Frame 1 (no input): blank canvas, image omitted
Frame 60 (no input): blank canvas, image omitted
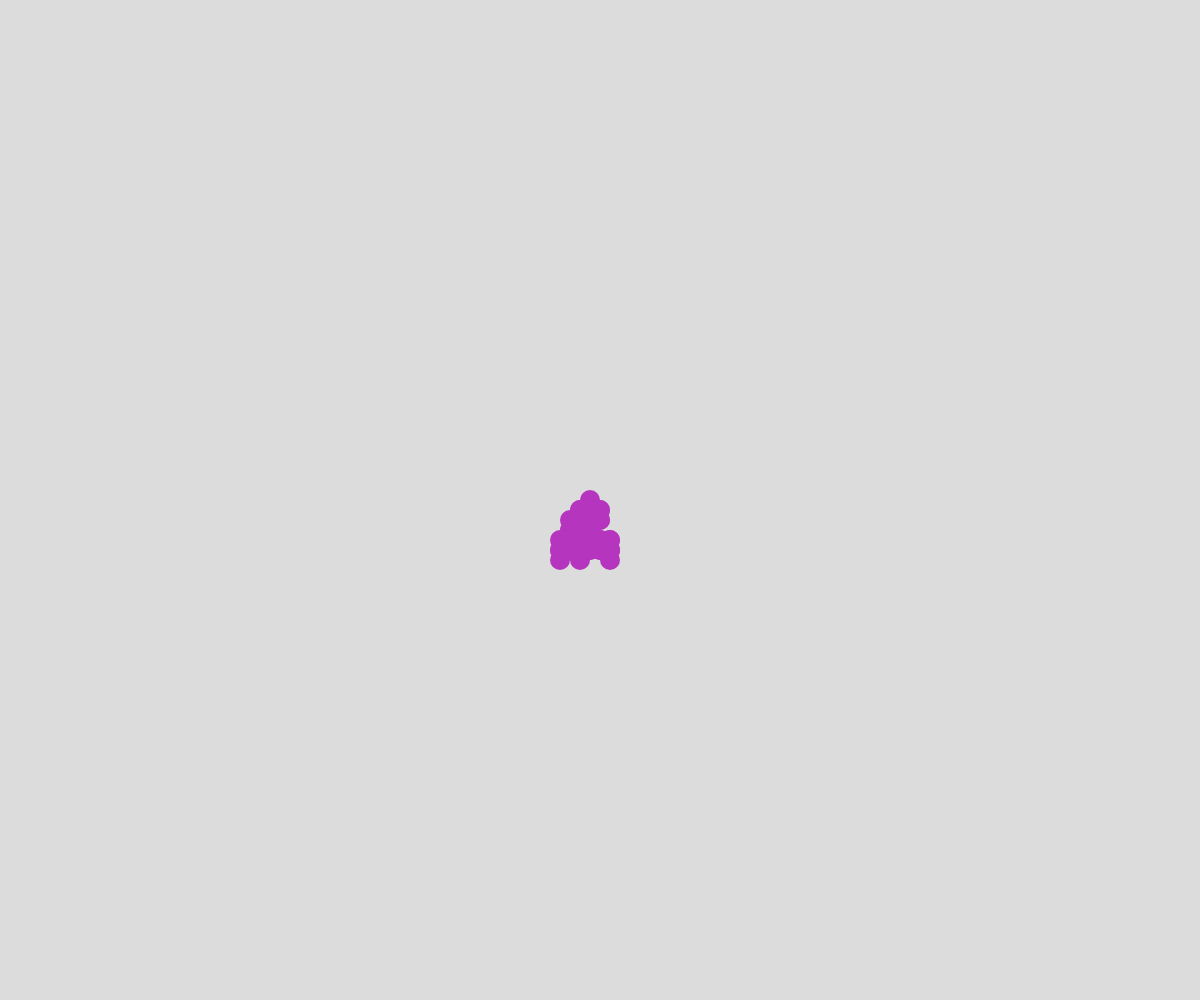
Frame 120 (the mouse pressed at the canvas centre since frame 60)

The p5.js sketch whose frames 1 and 60 were blank and that drew this single picture after the mouse press (run headless with seeded random() and noise() and a simulated clock; from frame 60 on, the mouse is pressed at the canvas centre):

// p5.js sketch
// ── sketch.js
//Walker OOP demo
// JACKSON PEDDLE
// Date
//
// Extra for Experts:
// dawgdawgdawgdawgdawgdawgdawgdawgdawgdawgdawgdawgdawgdawgdawgdawgdawgdawgdawgdawgdawgdawgdawgdawgdawgdawgdawgdawgdawg



class Walker {
  constructor(x, y, theColor){
    this.x = x;
    this.y = y;
    this.stepSize = 10;
    this.color = theColor;
    this.radius = 10;
  }

  move() {
    let choice = random(100);
    if (choice < 25) {
      //move up
      this.y -= this.stepSize;
    }
    else if (choice < 50) {
      ////move down
      this.y += this.stepSize;
    }
    else if (choice < 75) {
      ////move right
      this.x += this.stepSize;
    }
    else if (choice < 100) {
      ////move left
      this.x -= this.stepSize;
    }
  }

  display() {
    fill(this.color);
    noStroke();
    circle(this.x, this.y, this.radius * 2);

  }
}

let theWalkers = [];


function setup() {
  createCanvas(windowWidth, windowHeight);  
  background(220);
}

function draw() {
  for (let someWalker of theWalkers) {
    someWalker.move();
    someWalker.display();
  }
}


function mousePressed() {
  let theColor = color(random(255), random(255), random(255));
  let myWalker = new Walker(mouseX, mouseY, theColor);
  theWalkers.push(myWalker);
}
